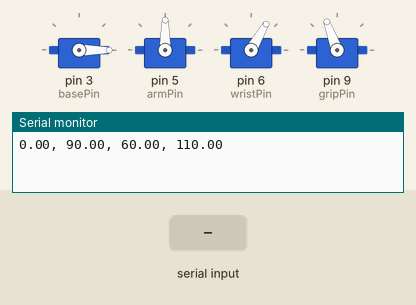
Simulated run of this sketch. Board: Arduino Uno, built with avr-gcc and run on an emulated ATmega328P. Parts: 4 × servo, the last lines printed to the serial monitor. Inputs (shaded band) come from the test bench.

Above: at 1.2 s.
1.3 s: "90,45,200\n" received over Serial
At 1.8 s:
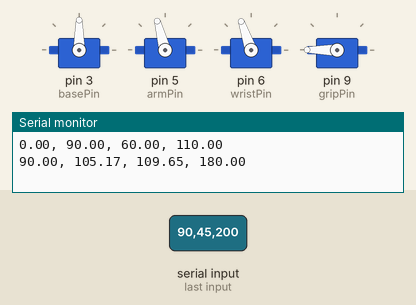
2.8 s: "30,150,10\n" received over Serial
At 4.0 s:
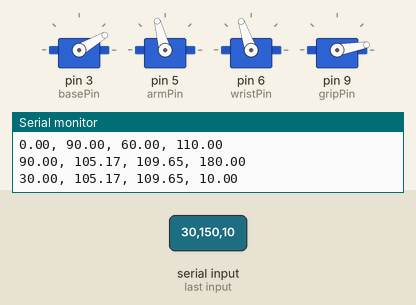
4.3 s: "1,90,45\n" received over Serial
At 5.2 s:
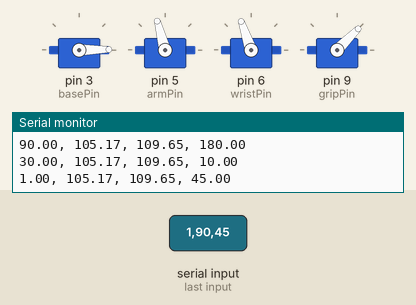
Timing chart, 0 to 7.3 s (numbered marks = the images above; inputs shaded):
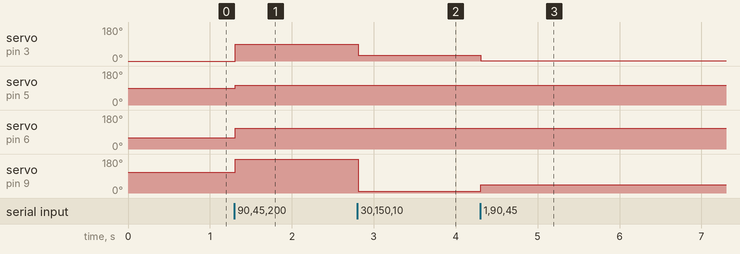

The sketch:

arduino_final.ino
```cpp
#include <Servo.h>

#define basePin 3
#define armPin 5
#define wristPin 6
#define gripPin 9

const int baseStart = 0;
const int armStart = 90;
const int wristStart = 60;
const int gripStart = 110;

// Geometry Constants
const double depth = 10.0;
const double arm = 11.0;
const double y_max = sqrt(4*arm*arm - depth*depth);

Servo baseServo;
Servo armServo;
Servo wristServo;
Servo gripServo;

void moveToAngle(double baseAngle, double armAngle, double wristAngle, double gripAngle) {
  baseServo.write(constrain(baseAngle, 0, 180));
  armServo.write(constrain(armAngle, 0, 180));
  wristServo.write(constrain(wristAngle, 0, 180));
  gripServo.write(constrain(gripAngle, 0, 180));

  Serial.print(baseAngle); Serial.print(", ");
  Serial.print(armAngle); Serial.print(", ");
  Serial.print(wristAngle); Serial.print(", ");
  Serial.println(gripAngle); Serial.print("\n");
}

// Create a new function that turns a y value into 2 motor angles
void moveToPos(double x, double y, double grip) {
  double l = sqrt(depth*depth + y*y);
  double phi = atan2(y, depth) * (180/PI);
  double ratio = constrain(0.5*l/arm, -1.0, 1.0);
  double theta = acos(ratio) * (180/PI);

  // Be sure to check the direction and offset for these servos
  double baseAngle = x;
  double armAngle = 180 - (phi + theta);
  double wristAngle = 60 + (phi - theta);

  moveToAngle(baseAngle, armAngle, wristAngle, grip);
}

void setup() {
  Serial.begin(9600);

  baseServo.attach(basePin);
  armServo.attach(armPin);
  wristServo.attach(wristPin);
  gripServo.attach(gripPin);

  moveToAngle(baseStart, armStart, wristStart, gripStart);
}

void loop() {
  if (Serial.available() > 0) {
    // Parse for the x and y position instead of the absolute servo angles
    int baseVal = Serial.parseInt();
    int yVal = Serial.parseInt();
    int gripVal = Serial.parseInt();

    if (Serial.read() == '\n') {
      // Constrain the variables to the correct limits
      baseVal = constrain(baseVal, 0, 180);
      yVal = constrain(yVal, 0, y_max);
      gripVal = constrain(gripVal, 0, 180);

      // Call the position function instead of the angles
      moveToPos(baseVal,yVal,gripVal);
    }
  }
}
```

Measured:
- after the input at 1.3 s, servo on pin 3 (basePin): 0° → 90° at once; servo on pin 5 (armPin): 90° → 105° at once; servo on pin 6 (wristPin): 60° → 109° at once; servo on pin 9 (gripPin): 110° → 180° at once
- after the input at 2.8 s, servo on pin 3 (basePin): 90° → 30° at once; servo on pin 9 (gripPin): 180° → 10° at once
- after the input at 4.3 s, servo on pin 3 (basePin): 30° → 1° at once; servo on pin 9 (gripPin): 10° → 45° at once
